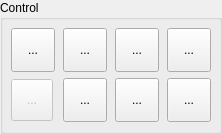
         <widget class="QGroupBox" name="grpControl">
          <property name="title">
           <string>Control</string>
          </property>
          <layout class="QVBoxLayout" name="verticalLayout" stretch="0">
           <property name="leftMargin">
            <number>8</number>
           </property>
           <property name="topMargin">
            <number>8</number>
           </property>
           <property name="rightMargin">
            <number>8</number>
           </property>
           <property name="bottomMargin">
            <number>9</number>
           </property>
           <item>
            <layout class="QGridLayout" name="gridLayout_5">
             <property name="horizontalSpacing">
              <number>8</number>
             </property>
             <item row="0" column="1">
              <widget class="StyledToolButton" name="cmdHome">
               <property name="minimumSize">
                <size>
                 <width>44</width>
                 <height>44</height>
                </size>
               </property>
               <property name="toolTip">
                <string>Home</string>
               </property>
               <property name="text">
                <string>...</string>
               </property>
               <property name="icon">
                <iconset resource="images.qrc">
                 <normaloff>:/images/search_for_home2.png</normaloff>:/images/search_for_home2.png</iconset>
               </property>
               <property name="iconSize">
                <size>
                 <width>30</width>
                 <height>30</height>
                </size>
               </property>
              </widget>
             </item>
             <item row="0" column="2">
              <widget class="StyledToolButton" name="cmdTouch">
               <property name="minimumSize">
                <size>
                 <width>44</width>
                 <height>44</height>
                </size>
               </property>
               <property name="toolTip">
                <string>Z-probe</string>
               </property>
               <property name="text">
                <string>...</string>
               </property>
               <property name="icon">
                <iconset resource="images.qrc">
                 <normaloff>:/images/search_for_z.png</normaloff>:/images/search_for_z.png</iconset>
               </property>
               <property name="iconSize">
                <size>
                 <width>30</width>
                 <height>30</height>
                </size>
               </property>
              </widget>
             </item>
             <item row="0" column="3">
              <widget class="StyledToolButton" name="cmdZeroXY">
               <property name="minimumSize">
                <size>
                 <width>44</width>
                 <height>44</height>
                </size>
               </property>
               <property name="toolTip">
                <string>Zero XY</string>
               </property>
               <property name="text">
                <string>...</string>
               </property>
               <property name="icon">
                <iconset resource="images.qrc">
                 <normaloff>:/images/axis_zero.png</normaloff>:/images/axis_zero.png</iconset>
               </property>
               <property name="iconSize">
                <size>
                 <width>30</width>
                 <height>30</height>
                </size>
               </property>
              </widget>
             </item>
             <item row="0" column="4">
              <widget class="StyledToolButton" name="cmdZeroZ">
               <property name="minimumSize">
                <size>
                 <width>44</width>
                 <height>44</height>
                </size>
               </property>
               <property name="toolTip">
                <string>Zero Z</string>
               </property>
               <property name="text">
                <string>...</string>
               </property>
               <property name="icon">
                <iconset resource="images.qrc">
                 <normaloff>:/images/zero_z.png</normaloff>:/images/zero_z.png</iconset>
               </property>
               <property name="iconSize">
                <size>
                 <width>30</width>
                 <height>30</height>
                </size>
               </property>
              </widget>
             </item>
             <item row="1" column="1">
              <widget class="StyledToolButton" name="cmdReturnXY">
               <property name="enabled">
                <bool>false</bool>
               </property>
               <property name="minimumSize">
                <size>
                 <width>42</width>
                 <height>42</height>
                </size>
               </property>
               <property name="toolTip">
                <string>Restore XYZ</string>
               </property>
               <property name="text">
                <string>...</string>
               </property>
               <property name="icon">
                <iconset resource="images.qrc">
                 <normaloff>:/images/axis_return.png</normaloff>:/images/axis_return.png</iconset>
               </property>
               <property name="iconSize">
                <size>
                 <width>30</width>
                 <height>30</height>
                </size>
               </property>
              </widget>
             </item>
             <item row="1" column="2">
              <widget class="StyledToolButton" name="cmdTopZ">
               <property name="minimumSize">
                <size>
                 <width>44</width>
                 <height>44</height>
                </size>
               </property>
               <property name="toolTip">
                <string>Safe Z</string>
               </property>
               <property name="text">
                <string>...</string>
               </property>
               <property name="icon">
                <iconset resource="images.qrc">
                 <normaloff>:/images/safe_z.png</normaloff>:/images/safe_z.png</iconset>
               </property>
               <property name="iconSize">
                <size>
                 <width>30</width>
                 <height>30</height>
                </size>
               </property>
              </widget>
             </item>
             <item row="1" column="3">
              <widget class="StyledToolButton" name="cmdReset">
               <property name="minimumSize">
                <size>
                 <width>44</width>
                 <height>44</height>
                </size>
               </property>
               <property name="toolTip">
                <string>Reset</string>
               </property>
               <property name="text">
                <string>...</string>
               </property>
               <property name="icon">
                <iconset resource="images.qrc">
                 <normaloff>:/images/restart.png</normaloff>:/images/restart.png</iconset>
               </property>
               <property name="iconSize">
                <size>
                 <width>30</width>
                 <height>30</height>
                </size>
               </property>
              </widget>
             </item>
             <item row="1" column="4">
              <widget class="StyledToolButton" name="cmdUnlock">
               <property name="enabled">
                <bool>true</bool>
               </property>
               <property name="minimumSize">
                <size>
                 <width>44</width>
                 <height>44</height>
                </size>
               </property>
               <property name="toolTip">
                <string>Unlock</string>
               </property>
               <property name="text">
                <string>...</string>
               </property>
               <property name="icon">
                <iconset resource="images.qrc">
                 <normaloff>:/images/unlock.png</normaloff>:/images/unlock.png</iconset>
               </property>
               <property name="iconSize">
                <size>
                 <width>24</width>
                 <height>24</height>
                </size>
               </property>
              </widget>
             </item>
            </layout>
           </item>
          </layout>
         </widget>
